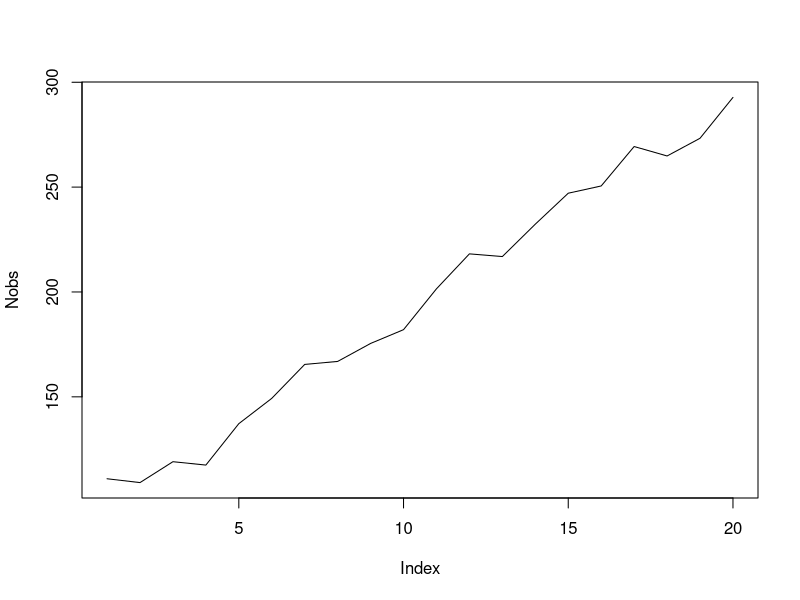

The R source for this figure:
# Simple linear population model with observation error only
set.seed(1001)
nt <- 20 # Number of time steps
a <- 100
b <- 10
sd.obs <- 5
N <- numeric(nt)
Nobs <- numeric(nt)
N[1] <- a # Initial conditions
for (t in 1:(nt-1)){
  N[t+1] <- N[t] + b
  Nobs[t] <- rnorm(1, mean = N[t], sd = sd.obs)
}
Nobs[nt] <- rnorm(1, mean = N[nt], sd = sd.obs)
plot(Nobs, type="l")
